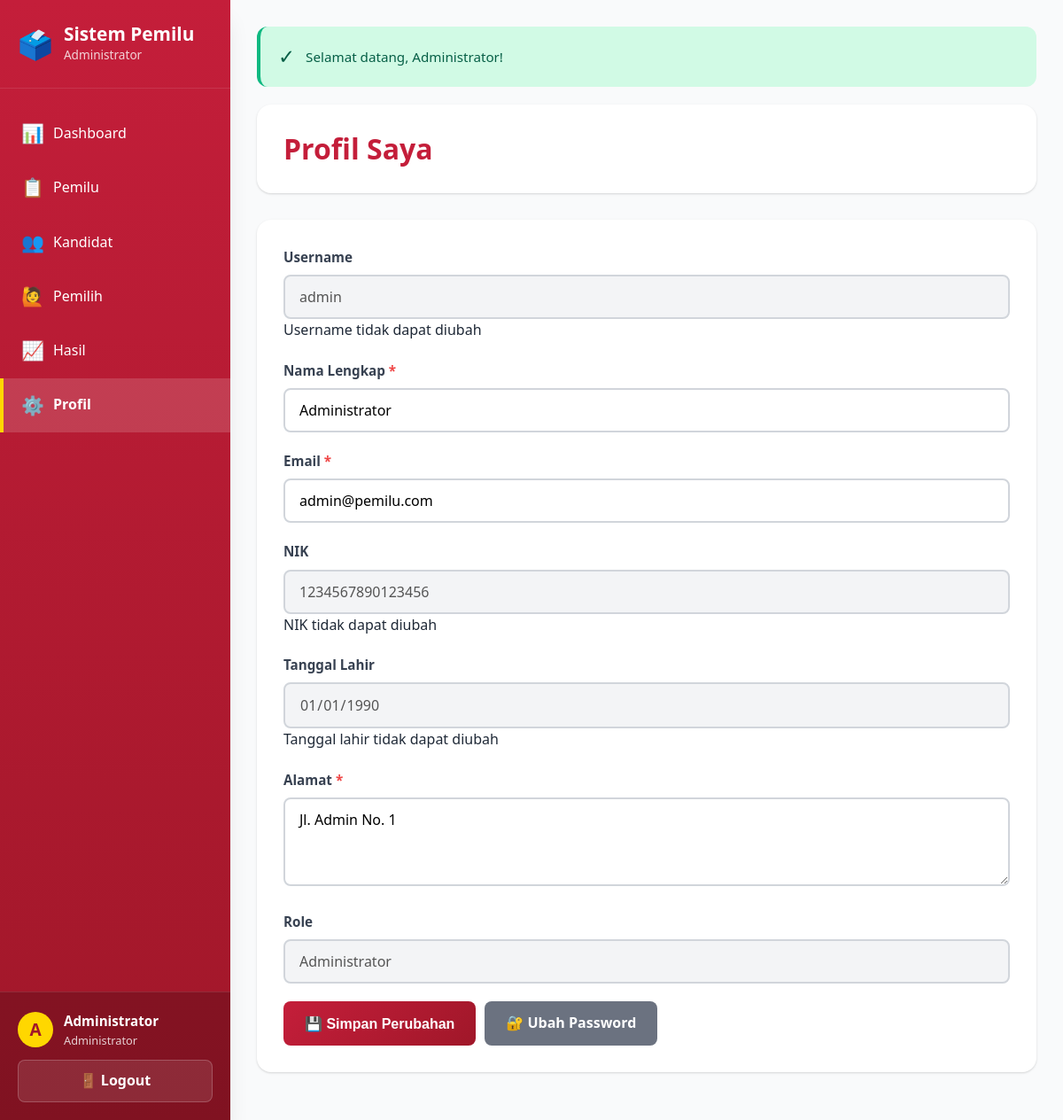
The app's page /admin/profil.php (signed in) with its own data.
### tables this page shows
CREATE TABLE `users` (
  `id_user` int(11) NOT NULL,
  `username` varchar(50) NOT NULL,
  `email` varchar(100) NOT NULL,
  `password` varchar(255) NOT NULL,
  `nama_lengkap` varchar(100) NOT NULL,
  `nik` varchar(20) NOT NULL,
  `tanggal_lahir` date NOT NULL,
  `alamat` text NOT NULL,
  `role` enum('admin','user') NOT NULL DEFAULT 'user',
  `foto` varchar(255) DEFAULT NULL,
  `status` enum('aktif','nonaktif') NOT NULL DEFAULT 'aktif',
  `created_at` timestamp NOT NULL DEFAULT current_timestamp(),
  `updated_at` timestamp NOT NULL DEFAULT current_timestamp() ON UPDATE current_timestamp()
);

### config/database.php (called while the page is built, shortened)
<?php
function get_flash_message() {
    if (isset($_SESSION['flash_message'])) {
        $type = $_SESSION['flash_type'];
        $message = $_SESSION['flash_message'];
        return [
            'type' => $type,
            'message' => $message
        ];
    }
    return null;
}
?>

### admin/profil.php (the view, shortened to what this page needs)
<?php
require_once '../config/database.php';
$id_user = $_SESSION['user_id'];
$query = "SELECT * FROM users WHERE id_user = ?";
$stmt = mysqli_prepare($conn, $query);
mysqli_stmt_bind_param($stmt, "i", $id_user);
mysqli_stmt_execute($stmt);
$result = mysqli_stmt_get_result($stmt);
$user = mysqli_fetch_assoc($result);
$flash = get_flash_message();
?>
<!DOCTYPE html>
<html lang="id">
<head>
    <link rel="stylesheet" href="../assets/css/style.css">
    <link rel="stylesheet" href="../assets/css/admin.css">
</head>
<body class="admin-page">
    <aside class="sidebar">
        <div class="sidebar-header">
            <div class="sidebar-logo">🗳️</div>
            <div>
                <div class="sidebar-title">Sistem Pemilu</div>
                <div class="sidebar-subtitle">Administrator</div>
            </div>
        </div>
        <nav class="sidebar-nav">
            <a href="index.php" class="sidebar-nav-item">
                <span class="sidebar-nav-icon">📊</span>
                Dashboard
            </a>
            <a href="pemilu.php" class="sidebar-nav-item">
                <span class="sidebar-nav-icon">📋</span>
                Pemilu
            </a>
            <a href="kandidat.php" class="sidebar-nav-item">
                <span class="sidebar-nav-icon">👥</span>
                Kandidat
            </a>
            <a href="pemilih.php" class="sidebar-nav-item">
                <span class="sidebar-nav-icon">🙋</span>
                Pemilih
            </a>
            <a href="hasil.php" class="sidebar-nav-item">
                <span class="sidebar-nav-icon">📈</span>
                Hasil
            </a>
            <a href="profil.php" class="sidebar-nav-item active">
                <span class="sidebar-nav-icon">⚙️</span>
                Profil
            </a>
        </nav>
        <div class="sidebar-user">
            <div class="sidebar-user-info">
                <div class="sidebar-user-avatar">
                    <?php echo strtoupper(substr($_SESSION['nama_lengkap'], 0, 1)); ?>
                </div>
                <div>
                    <div class="sidebar-user-name"><?php echo $_SESSION['nama_lengkap']; ?></div>
                    <div class="sidebar-user-role">Administrator</div>
                </div>
            </div>
            <a href="logout.php" class="sidebar-logout">🚪 Logout</a>
        </div>
    </aside>
    <main class="main-content">
        <?php if ($flash): ?>
            <div class="alert alert-<?php echo $flash['type']; ?>">
                <?php echo $flash['message']; ?>
            </div>
        <?php endif; ?>
        <div class="main-header">
            <h1 class="main-title">Profil Saya</h1>
        </div>
        <div class="content-card">
            <form action="" method="POST">
                <div class="form-group">
                    <label for="username">Username</label>
                    <input type="text" id="username" value="<?php echo $user['username']; ?>" disabled
                        style="background-color: var(--gray-100); cursor: not-allowed;">
                    <div class="password-info">Username tidak dapat diubah</div>
                </div>
                <div class="form-group">
                    <label for="nama_lengkap">Nama Lengkap <span>*</span></label>
                    <input type="text" id="nama_lengkap" name="nama_lengkap" required
                        value="<?php echo $user['nama_lengkap']; ?>">
                </div>
                <div class="form-group">
                    <label for="email">Email <span>*</span></label>
                    <input type="email" id="email" name="email" required
                        value="<?php echo $user['email']; ?>">
                </div>
                <div class="form-group">
                    <label for="nik">NIK</label>
                    <input type="text" id="nik" value="<?php echo $user['nik']; ?>" disabled
                        style="background-color: var(--gray-100); cursor: not-allowed;">
                    <div class="password-info">NIK tidak dapat diubah</div>
                </div>
                <div class="form-group">
                    <label for="tanggal_lahir">Tanggal Lahir</label>
                    <input type="date" id="tanggal_lahir" value="<?php echo $user['tanggal_lahir']; ?>" disabled
                        style="background-color: var(--gray-100); cursor: not-allowed;">
                    <div class="password-info">Tanggal lahir tidak dapat diubah</div>
                </div>
                <div class="form-group">
                    <label for="alamat">Alamat <span>*</span></label>
                    <textarea id="alamat" name="alamat" required><?php echo $user['alamat']; ?></textarea>
                </div>
                <div class="form-group">
                    <label for="role">Role</label>
                    <input type="text" id="role" value="Administrator" disabled
                        style="background-color: var(--gray-100); cursor: not-allowed;">
                </div>
                <div class="action-buttons">
                    <button type="submit" class="btn btn-primary">
                        💾 Simpan Perubahan
                    </button>
                    <a href="ubah_password.php" class="btn btn-secondary">
                        🔐 Ubah Password
                    </a>
                </div>
            </form>
        </div>
    </main>
</body>
</html>

### assets/css/style.css (style rules this page uses)
:root { --kpu-red: #c41e3a; --kpu-red-dark: #a01729; --kpu-red-light: #e84a5f; --kpu-gold: #ffd700; --white: #ffffff; --gray-50: #f9fafb; --gray-100: #f3f4f6; --gray-200: #e5e7eb; --gray-300: #d1d5db; --gray-400: #9ca3af; --gray-500: #6b7280; --gray-600: #4b5563; --gray-700: #374151; --gray-800: #1f2937; --gray-900: #111827; --success: #10b981; --warning: #f59e0b; --danger: #ef4444; --info: #3b82f6; --shadow-sm: 0 1px 2px 0 rgba(0, 0, 0, 0.05); --shadow: 0 1px 3px 0 rgba(0, 0, 0, 0.1), 0 1px 2px 0 rgba(0, 0, 0, 0.06); --shadow-md: 0 4px 6px -1px rgba(0, 0, 0, 0.1), 0 2px 4px -1px rgba(0, 0, 0, 0.06); --shadow-lg: 0 10px 15px -3px rgba(0, 0, 0, 0.1), 0 4px 6px -2px rgba(0, 0, 0, 0.05); --shadow-xl: 0 20px 25px -5px rgba(0, 0, 0, 0.1), 0 10px 10px -5px rgba(0, 0, 0, 0.04); --radius-sm: 4px; --radius: 8px; --radius-md: 12px; --radius-lg: 16px; --radius-xl: 24px; --radius-full: 9999px; }
* { margin: 0; padding: 0; box-sizing: border-box; }
body { font-family: "Segoe UI", Tahoma, Geneva, Verdana, sans-serif; line-height: 1.6; color: var(--gray-800); background-color: var(--gray-50); }
.alert { padding: 16px 20px; border-radius: var(--radius-md); margin-bottom: 20px; font-size: 0.95em; display: flex; align-items: center; gap: 12px; border-left: 4px solid; }
.alert::before { content: ""; font-size: 1.5em; }
.alert-success { background-color: #d1fae5; color: #065f46; border-left-color: var(--success); }
.alert-success::before { content: "✓"; }
.btn { padding: 12px 24px; border: none; border-radius: var(--radius); cursor: pointer; font-size: 1em; font-weight: 600; transition: all 0.3s ease; text-decoration: none; display: inline-flex; align-items: center; gap: 8px; justify-content: center; }
.btn-primary { background: linear-gradient( 135deg, var(--kpu-red) 0%, var(--kpu-red-dark) 100% ); color: white; }
.btn-secondary { background-color: var(--gray-500); color: white; }
.form-group { margin-bottom: 20px; }
.form-group label { display: block; margin-bottom: 8px; color: var(--gray-700); font-weight: 600; font-size: 0.95em; }
.form-group label span { color: var(--danger); }
.form-group input, .form-group textarea, .form-group select { width: 100%; padding: 12px 16px; border: 2px solid var(--gray-300); border-radius: var(--radius); font-size: 1em; transition: all 0.3s ease; font-family: inherit; background-color: white; }
.form-group input:disabled, .form-group textarea:disabled, .form-group select:disabled { background-color: var(--gray-100); cursor: not-allowed; }
.form-group textarea { resize: vertical; min-height: 100px; }

### records on screen
users: username "admin", nama_lengkap "Administrator", email "admin@pemilu.com", nik "1234567890123456", tanggal_lahir "01/01/1990", alamat "Jl. Admin No. 1"

### other values on screen
substr($_SESSION['nama_lengkap'], 0, 1) "A"
$_SESSION['nama_lengkap'] "Administrator"
$flash['message'] "Selamat datang, Administrator!"
